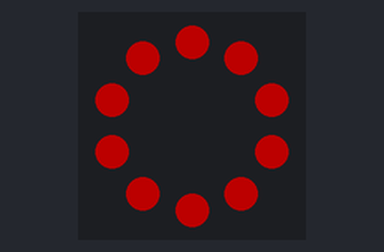
Bench run of a program on a simulated Circuit Playground running CircuitPython. Parts: the board's ring of 10 RGB LEDs (number 0 left of the top, counting anticlockwise). Dim RGB values are drawn brighter than linear.

Above: at 0.1 s.
At 1.1 s:
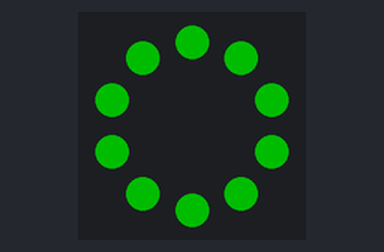
At 2.1 s:
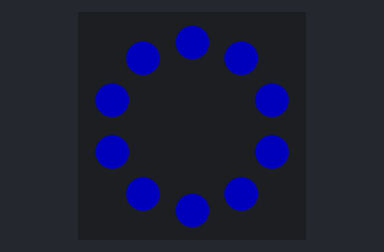
At 3.15 s:
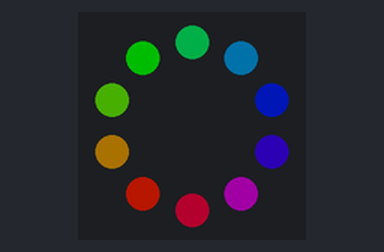
At 3.75 s:
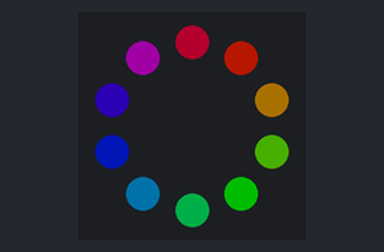

Measured:
- by itself, everything shown: repeats every 4.2 s, in 7 steps
- what the display in image 1 shows lasts 1.0 s, from 1.0 s to 2.0 s

The program:

main.py
```python
import time
import board
import neopixel

LEDs = neopixel.NeoPixel(board.NEOPIXEL, 10, bpp=3, brightness=0.3, auto_write=False)

def wheel(pos):
    # Input a value 0 to 255 to get a color value.
    # The colours are a transition r - g - b - back to r.
    if (pos < 0) or (pos > 255):
        return (0, 0, 0)
    if pos < 85:
        return (int(pos * 3), int(255 - (pos*3)), 0)
    elif pos < 170:
        pos -= 85
        return (int(255 - pos*3), 0, int(pos*3))
    #else:
    pos -= 170
    return (0, int(pos*3), int(255 - pos*3))

def rainbow(delay):
    for j in range(255):
        for i in range(LEDs.n):
            idx = int((i * 256 / len(LEDs)) + j)
            LEDs[i] = wheel(idx & 255)
        LEDs.show()
        time.sleep(delay)

while True:
    LEDs.fill((255, 0, 0))
    LEDs.show()
    time.sleep(1)

    LEDs.fill((0, 255, 0))
    LEDs.show()
    time.sleep(1)

    LEDs.fill((0, 0, 255))
    LEDs.show()
    time.sleep(1)

    rainbow(0.001) 
```
